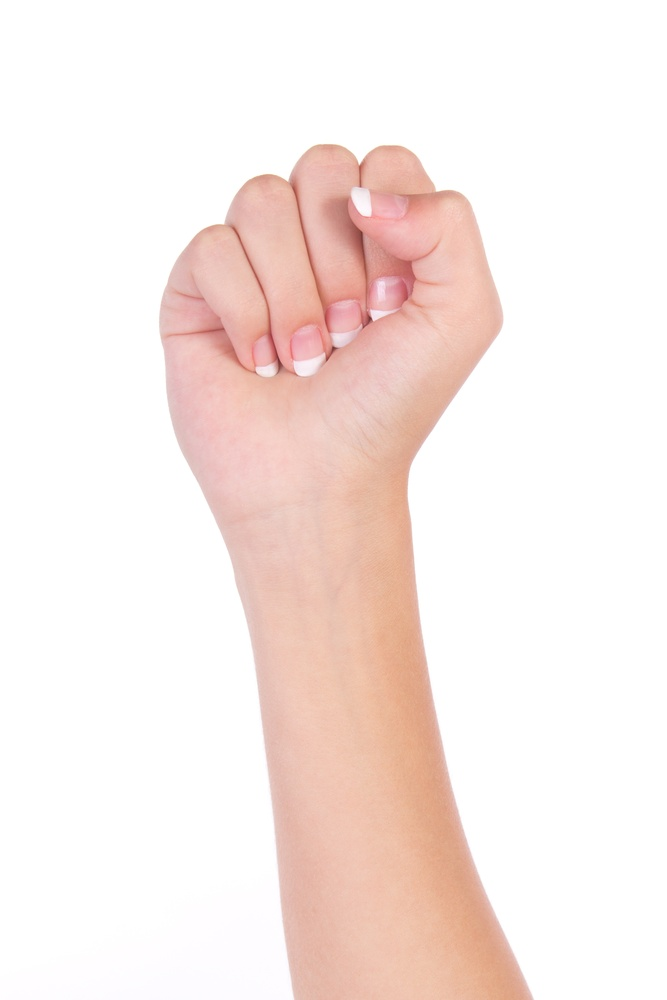
#> input picture Project Development Phase/Sprint 1/Data/zero.jpg, 667 x 1000 px, shrunk from 2920 x 4380 before the run, found by its file name
$ jupyter execute --allow-errors sprint_1.ipynb
#> lines starting #> are read from the running program, lines starting #| are printed output that depends on the picture
[cell 1]
#required libraries
#cv2 - pip install opencv-python
#cvzone - pip install cvzone
#mediapipe - pip install mediapipe

[cell 2]
#importing required libraries

import cv2
from cvzone.HandTrackingModule import HandDetector

[cell 3]
#predeined function to detect gestures
def detect(img):
    detector = HandDetector(maxHands=1, detectionCon=0.8)

    hand = detector.findHands(img, draw=False)

    if hand:
        lmlist = hand[0]
        if lmlist:
            fingerup = detector.fingersUp(lmlist)
            if fingerup == [0, 0, 0, 0, 0]: #No fingers are raised
                print('zero')
            if fingerup == [0, 1, 0, 0, 0]:#one finger is raised
                print('one')
            if fingerup == [0, 1, 1, 0, 0]: #two fingers are raised
                print('two')
            if fingerup == [0, 1, 1, 1, 0]: #three fingers are raised
                print('three')
            if fingerup == [0, 1, 1, 1, 1]: #Four fingers are raised
                print('four')
            if fingerup == [1, 1, 1, 1, 1]: #five fingers are raised
                print('five')
            if fingerup == [0,1,0,0,1]: #index and little fingers are raised
                print('hurray!!!')

[cell 4]
img = cv2.imread(r"C:\Users\icebear\Documents\zero.jpg") #reading image
#> img is the input picture: shape (1000, 667, 3); mean B, G, R 231.2, 235.3, 248.6
import matplotlib.pyplot as plt
plt.imshow(img)

[cell 5]
detect(img) #calling the image detection function
#> (the call stopped at in detect, `detector = HandDetector(maxHands=1, detectionCon=0.8)`: cvzone is not available in this run)

[cell 6]
#second example
img = cv2.imread(r"C:\Users\icebear\Documents\one.jpg")
#> (the rest of this cell did not finish here and is left out)

[cell 7]
detect(img)
#> (the call stopped at in detect, `detector = HandDetector(maxHands=1, detectionCon=0.8)`: cvzone is not available in this run)

[cell 8]
#third example
img = cv2.imread(r"C:\Users\icebear\Documents\five.jpg")
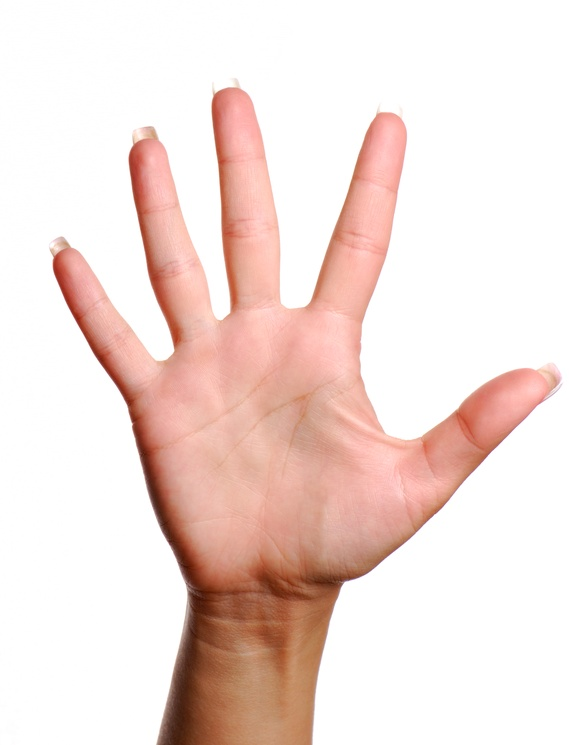
#> input picture Project Development Phase/Sprint 1/Data/five.jpg, 569 x 745 px, shrunk from 2492 x 3264 before the run, found by its file name
#> img is the input picture: shape (745, 569, 3); mean B, G, R 216.7, 222.3, 241.8
plt.imshow(img)

[cell 9]
detect(img)
#> (the call stopped at in detect, `detector = HandDetector(maxHands=1, detectionCon=0.8)`: cvzone is not available in this run)

[cell 10]
#fourth example
img = cv2.imread(r"C:\Users\icebear\Documents\spiderman.jpg")
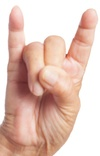
#> input picture Project Development Phase/Sprint 1/Data/spiderman.jpg, 100 x 156 px, shrunk from 440 x 682 before the run, found by its file name
#> img is the input picture: shape (156, 100, 3); mean B, G, R 184.7, 196.2, 225.8
plt.imshow(img)

[cell 11]
detect(img)
#> (the call stopped at in detect, `detector = HandDetector(maxHands=1, detectionCon=0.8)`: cvzone is not available in this run)
